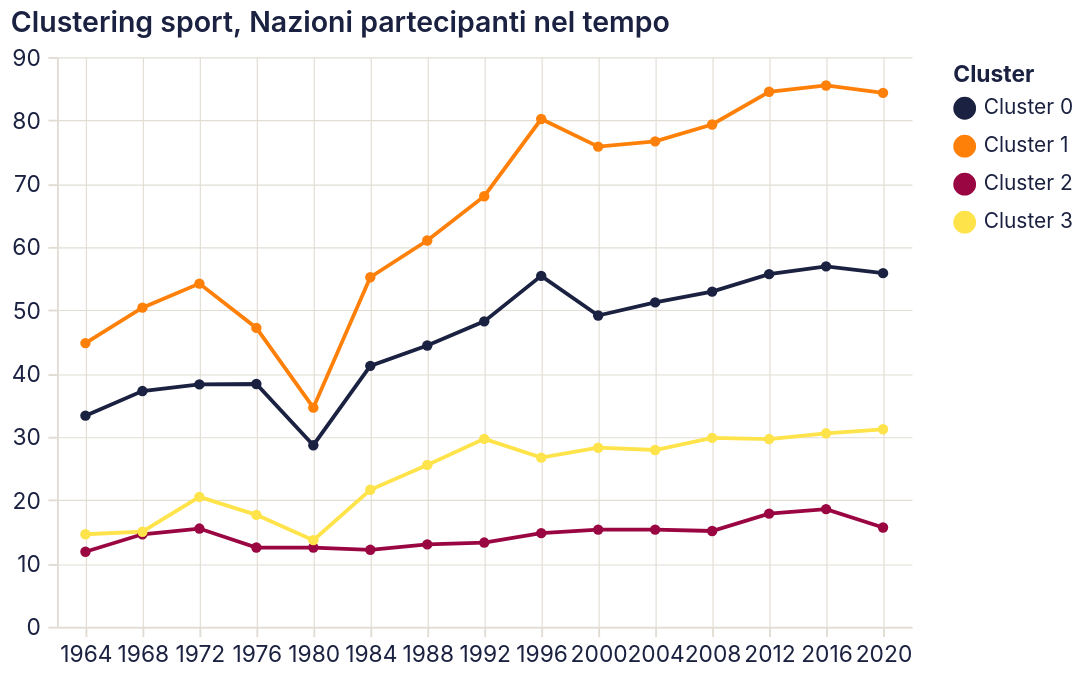

This figure's Vega-Lite source:
### Vega-Lite specification from a JSON file in a GitHub repository (floating-point values rounded to 4 significant figures)
{"$schema": "https://vega.github.io/schema/vega-lite/v5.20.1.json", "config": {"arc": {"fill": "#1b2140"}, "area": {"fill": "#1b2140", "fillOpacity": 0.15, "line": true}, "axis": {"domainColor": "#e2ddd4", "grid": true, "gridColor": "#e2ddd4", "gridWidth": 0.6, "labelAngle": 0, "labelColor": "#1b2140", "labelFont": "Inter, system-ui, -apple-system, BlinkMacSystemFont, 'Segoe UI', Roboto, sans-serif", "labelFontSize": 12, "labelFontWeight": 400, "labelPadding": 4, "tickColor": "#e2ddd4", "tickSize": 5, "titleColor": "#1b2140", "titleFont": "Inter, system-ui, -apple-system, BlinkMacSystemFont, 'Segoe UI', Roboto, sans-serif", "titleFontSize": 12, "titleFontWeight": 600}, "axisBand": {"grid": false}, "background": "transparent", "bar": {"fill": "#1b2140"}, "legend": {"labelColor": "#1b2140", "labelFont": "Inter, system-ui, -apple-system, BlinkMacSystemFont, 'Segoe UI', Roboto, sans-serif", "labelFontSize": 11, "padding": 4, "symbolType": "circle", "titleColor": "#1b2140", "titleFont": "Inter, system-ui, -apple-system, BlinkMacSystemFont, 'Segoe UI', Roboto, sans-serif", "titleFontSize": 12}, "line": {"stroke": "#1b2140", "strokeWidth": 2}, "mark": {"color": "#1b2140"}, "path": {"stroke": "#1b2140"}, "point": {"fill": "#1b2140", "filled": true}, "range": {"category": ["#1b2140", "#ff8009", "#9a0641", "#ffe34a", "#e7b6af", "#0088b0", "#e03830"]}, "rect": {"fill": "#1b2140"}, "shape": {"stroke": "#1b2140"}, "symbol": {"fill": "#1b2140"}, "title": {"anchor": "start", "color": "#1b2140", "font": "Inter, system-ui, -apple-system, BlinkMacSystemFont, 'Segoe UI', Roboto, sans-serif", "fontSize": 15, "fontWeight": 600, "subtitleColor": "#1b2140", "subtitleFont": "Inter, system-ui, -apple-system, BlinkMacSystemFont, 'Segoe UI', Roboto, sans-serif"}, "view": {"continuousHeight": 300, "continuousWidth": 400, "fill": null, "stroke": null}}, "data": {"name": "data-0ec1e6bbc912ac20094a08b4f472d81f"}, "datasets": {"data-0ec1e6bbc912ac20094a08b4f472d81f": [{"athletes_per_event": 21.05, "cluster_k4": "Cluster 0", "hhi_gold": 0.3237, "mean_gold_per_athletes": 0.2227, "mean_gold_per_popul": 2.802e-07, "n_nations": 33.33, "year": 1964}, {"athletes_per_event": 23.01, "cluster_k4": "Cluster 0", "hhi_gold": 0.2776, "mean_gold_per_athletes": 0.1717, "mean_gold_per_popul": 9.494e-08, "n_nations": 37.22, "year": 1968}, {"athletes_per_event": 23.83, "cluster_k4": "Cluster 0", "hhi_gold": 0.3799, "mean_gold_per_athletes": 0.2006, "mean_gold_per_popul": 1.087e-07, "n_nations": 38.27, "year": 1972}, {"athletes_per_event": 21.76, "cluster_k4": "Cluster 0", "hhi_gold": 0.3798, "mean_gold_per_athletes": 0.2594, "mean_gold_per_popul": 1.043e-07, "n_nations": 38.33, "year": 1976}, {"athletes_per_event": 16.62, "cluster_k4": "Cluster 0", "hhi_gold": 0.3524, "mean_gold_per_athletes": 0.2327, "mean_gold_per_popul": 1.325e-07, "n_nations": 28.67, "year": 1980}, {"athletes_per_event": 22.31, "cluster_k4": "Cluster 0", "hhi_gold": 0.3053, "mean_gold_per_athletes": 0.199, "mean_gold_per_popul": 1e-07, "n_nations": 41.2, "year": 1984}, {"athletes_per_event": 21.35, "cluster_k4": "Cluster 0", "hhi_gold": 0.2804, "mean_gold_per_athletes": 0.1638, "mean_gold_per_popul": 8.154e-08, "n_nations": 44.42, "year": 1988}, {"athletes_per_event": 24.96, "cluster_k4": "Cluster 0", "hhi_gold": 0.2784, "mean_gold_per_athletes": 0.1771, "mean_gold_per_popul": 8.431e-08, "n_nations": 48.23, "year": 1992}, {"athletes_per_event": 25.65, "cluster_k4": "Cluster 0", "hhi_gold": 0.2439, "mean_gold_per_athletes": 0.166, "mean_gold_per_popul": 6.745e-08, "n_nations": 55.42, "year": 1996}, {"athletes_per_event": 21.42, "cluster_k4": "Cluster 0", "hhi_gold": 0.245, "mean_gold_per_athletes": 0.2, "mean_gold_per_popul": 7.061e-08, "n_nations": 49.15, "year": 2000}, {"athletes_per_event": 21.15, "cluster_k4": "Cluster 0", "hhi_gold": 0.2784, "mean_gold_per_athletes": 0.2646, "mean_gold_per_popul": 8.158e-08, "n_nations": 51.23, "year": 2004}, {"athletes_per_event": 21.92, "cluster_k4": "Cluster 0", "hhi_gold": 0.2624, "mean_gold_per_athletes": 0.211, "mean_gold_per_popul": 7.37e-08, "n_nations": 52.92, "year": 2008}, {"athletes_per_event": 21.11, "cluster_k4": "Cluster 0", "hhi_gold": 0.2949, "mean_gold_per_athletes": 0.2266, "mean_gold_per_popul": 6.363e-08, "n_nations": 55.69, "year": 2012}, {"athletes_per_event": 21.29, "cluster_k4": "Cluster 0", "hhi_gold": 0.2046, "mean_gold_per_athletes": 0.2093, "mean_gold_per_popul": 6.756e-08, "n_nations": 56.92, "year": 2016}, {"athletes_per_event": 20.99, "cluster_k4": "Cluster 0", "hhi_gold": 0.2061, "mean_gold_per_athletes": 0.2323, "mean_gold_per_popul": 9.553e-08, "n_nations": 55.85, "year": 2020}, {"athletes_per_event": 57.83, "cluster_k4": "Cluster 1", "hhi_gold": 0.3632, "mean_gold_per_athletes": 0.1755, "mean_gold_per_popul": 1.215e-07, "n_nations": 44.8, "year": 1964}, {"athletes_per_event": 60.35, "cluster_k4": "Cluster 1", "hhi_gold": 0.3474, "mean_gold_per_athletes": 0.1759, "mean_gold_per_popul": 7.114e-08, "n_nations": 50.4, "year": 1968}, {"athletes_per_event": 65.2, "cluster_k4": "Cluster 1", "hhi_gold": 0.3152, "mean_gold_per_athletes": 0.1906, "mean_gold_per_popul": 1.066e-07, "n_nations": 54.2, "year": 1972}, {"athletes_per_event": 54.16, "cluster_k4": "Cluster 1", "hhi_gold": 0.3297, "mean_gold_per_athletes": 0.1685, "mean_gold_per_popul": 9.776e-08, "n_nations": 47.2, "year": 1976}, {"athletes_per_event": 41.44, "cluster_k4": "Cluster 1", "hhi_gold": 0.4511, "mean_gold_per_athletes": 0.1972, "mean_gold_per_popul": 9.516e-08, "n_nations": 34.6, "year": 1980}, {"athletes_per_event": 46.93, "cluster_k4": "Cluster 1", "hhi_gold": 0.3423, "mean_gold_per_athletes": 0.1912, "mean_gold_per_popul": 5.663e-08, "n_nations": 55.2, "year": 1984}, {"athletes_per_event": 52.26, "cluster_k4": "Cluster 1", "hhi_gold": 0.3073, "mean_gold_per_athletes": 0.1826, "mean_gold_per_popul": 1.487e-07, "n_nations": 61.0, "year": 1988}, {"athletes_per_event": 53.52, "cluster_k4": "Cluster 1", "hhi_gold": 0.2528, "mean_gold_per_athletes": 0.1318, "mean_gold_per_popul": 4.934e-08, "n_nations": 68.0, "year": 1992}, {"athletes_per_event": 56.28, "cluster_k4": "Cluster 1", "hhi_gold": 0.1699, "mean_gold_per_athletes": 0.1412, "mean_gold_per_popul": 8.834e-08, "n_nations": 80.2, "year": 1996}, {"athletes_per_event": 51.11, "cluster_k4": "Cluster 1", "hhi_gold": 0.2517, "mean_gold_per_athletes": 0.2067, "mean_gold_per_popul": 1.44e-07, "n_nations": 75.83, "year": 2000}, {"athletes_per_event": 49.84, "cluster_k4": "Cluster 1", "hhi_gold": 0.2203, "mean_gold_per_athletes": 0.1594, "mean_gold_per_popul": 1.117e-07, "n_nations": 76.67, "year": 2004}, {"athletes_per_event": 50.24, "cluster_k4": "Cluster 1", "hhi_gold": 0.276, "mean_gold_per_athletes": 0.1821, "mean_gold_per_popul": 7.692e-08, "n_nations": 79.33, "year": 2008}, {"athletes_per_event": 47.74, "cluster_k4": "Cluster 1", "hhi_gold": 0.24, "mean_gold_per_athletes": 0.1781, "mean_gold_per_popul": 1.568e-07, "n_nations": 84.5, "year": 2012}, {"athletes_per_event": 48.72, "cluster_k4": "Cluster 1", "hhi_gold": 0.2395, "mean_gold_per_athletes": 0.1611, "mean_gold_per_popul": 9.945e-08, "n_nations": 85.5, "year": 2016}, {"athletes_per_event": 44.34, "cluster_k4": "Cluster 1", "hhi_gold": 0.1889, "mean_gold_per_athletes": 0.2412, "mean_gold_per_popul": 1.001e-06, "n_nations": 84.33, "year": 2020}, {"athletes_per_event": 11.33, "cluster_k4": "Cluster 2", "hhi_gold": 0.9, "mean_gold_per_athletes": 0.0633, "mean_gold_per_popul": 4.348e-08, "n_nations": 11.83, "year": 1964}, {"athletes_per_event": 14.0, "cluster_k4": "Cluster 2", "hhi_gold": 1.0, "mean_gold_per_athletes": 0.07315, "mean_gold_per_popul": 4.079e-08, "n_nations": 14.6, "year": 1968}, {"athletes_per_event": 14.83, "cluster_k4": "Cluster 2", "hhi_gold": 0.9167, "mean_gold_per_athletes": 0.06443, "mean_gold_per_popul": 1.774e-08, "n_nations": 15.5, "year": 1972}, {"athletes_per_event": 10.5, "cluster_k4": "Cluster 2", "hhi_gold": 0.8333, "mean_gold_per_athletes": 0.06464, "mean_gold_per_popul": 1.135e-07, "n_nations": 12.5, "year": 1976}, {"athletes_per_event": 9.833, "cluster_k4": "Cluster 2", "hhi_gold": 0.75, "mean_gold_per_athletes": 0.05955, "mean_gold_per_popul": 7.791e-08, "n_nations": 12.5, "year": 1980}, {"athletes_per_event": 10.0, "cluster_k4": "Cluster 2", "hhi_gold": 0.8333, "mean_gold_per_athletes": 0.06238, "mean_gold_per_popul": 1.752e-08, "n_nations": 12.14, "year": 1984}, {"athletes_per_event": 10.64, "cluster_k4": "Cluster 2", "hhi_gold": 0.6667, "mean_gold_per_athletes": 0.04581, "mean_gold_per_popul": 1.825e-08, "n_nations": 13.0, "year": 1988}, {"athletes_per_event": 10.79, "cluster_k4": "Cluster 2", "hhi_gold": 0.7143, "mean_gold_per_athletes": 0.04618, "mean_gold_per_popul": 3.261e-08, "n_nations": 13.29, "year": 1992}, {"athletes_per_event": 11.11, "cluster_k4": "Cluster 2", "hhi_gold": 0.7222, "mean_gold_per_athletes": 0.06127, "mean_gold_per_popul": 5.385e-08, "n_nations": 14.78, "year": 1996}, {"athletes_per_event": 11.11, "cluster_k4": "Cluster 2", "hhi_gold": 0.6667, "mean_gold_per_athletes": 0.06348, "mean_gold_per_popul": 5.728e-08, "n_nations": 15.33, "year": 2000}, {"athletes_per_event": 11.33, "cluster_k4": "Cluster 2", "hhi_gold": 0.6111, "mean_gold_per_athletes": 0.06002, "mean_gold_per_popul": 4.765e-08, "n_nations": 15.33, "year": 2004}, {"athletes_per_event": 11.67, "cluster_k4": "Cluster 2", "hhi_gold": 0.7222, "mean_gold_per_athletes": 0.07213, "mean_gold_per_popul": 3.257e-08, "n_nations": 15.11, "year": 2008}, {"athletes_per_event": 13.0, "cluster_k4": "Cluster 2", "hhi_gold": 0.5714, "mean_gold_per_athletes": 0.06156, "mean_gold_per_popul": 4.161e-08, "n_nations": 17.86, "year": 2012}, {"athletes_per_event": 12.86, "cluster_k4": "Cluster 2", "hhi_gold": 0.5714, "mean_gold_per_athletes": 0.06695, "mean_gold_per_popul": 2.996e-08, "n_nations": 18.57, "year": 2016}, {"athletes_per_event": 11.5, "cluster_k4": "Cluster 2", "hhi_gold": 0.7222, "mean_gold_per_athletes": 0.08474, "mean_gold_per_popul": 3.54e-08, "n_nations": 15.67, "year": 2020}, {"athletes_per_event": 23.7, "cluster_k4": "Cluster 3", "hhi_gold": 0.725, "mean_gold_per_athletes": 0.3361, "mean_gold_per_popul": 5.445e-08, "n_nations": 14.6, "year": 1964}, {"athletes_per_event": 25.95, "cluster_k4": "Cluster 3", "hhi_gold": 0.475, "mean_gold_per_athletes": 0.3288, "mean_gold_per_popul": 3.765e-08, "n_nations": 15.0, "year": 1968}, {"athletes_per_event": 35.25, "cluster_k4": "Cluster 3", "hhi_gold": 0.625, "mean_gold_per_athletes": 0.3432, "mean_gold_per_popul": 3.68e-08, "n_nations": 20.5, "year": 1972}, {"athletes_per_event": 26.88, "cluster_k4": "Cluster 3", "hhi_gold": 0.6458, "mean_gold_per_athletes": 0.3485, "mean_gold_per_popul": 2.627e-08, "n_nations": 17.67, "year": 1976}, {"athletes_per_event": 19.33, "cluster_k4": "Cluster 3", "hhi_gold": 0.75, "mean_gold_per_athletes": 0.3796, "mean_gold_per_popul": 9.739e-08, "n_nations": 13.67, "year": 1980}, {"athletes_per_event": 32.59, "cluster_k4": "Cluster 3", "hhi_gold": 0.7969, "mean_gold_per_athletes": 0.4189, "mean_gold_per_popul": 3.832e-08, "n_nations": 21.62, "year": 1984}, {"athletes_per_event": 34.97, "cluster_k4": "Cluster 3", "hhi_gold": 0.8472, "mean_gold_per_athletes": 0.4134, "mean_gold_per_popul": 8.564e-08, "n_nations": 25.56, "year": 1988}, {"athletes_per_event": 38.75, "cluster_k4": "Cluster 3", "hhi_gold": 0.7423, "mean_gold_per_athletes": 0.4097, "mean_gold_per_popul": 3.98e-08, "n_nations": 29.67, "year": 1992}, {"athletes_per_event": 30.52, "cluster_k4": "Cluster 3", "hhi_gold": 0.7625, "mean_gold_per_athletes": 0.3032, "mean_gold_per_popul": 3.636e-08, "n_nations": 26.7, "year": 1996}, {"athletes_per_event": 27.5, "cluster_k4": "Cluster 3", "hhi_gold": 0.7358, "mean_gold_per_athletes": 0.3516, "mean_gold_per_popul": 2.449e-08, "n_nations": 28.27, "year": 2000}, {"athletes_per_event": 30.43, "cluster_k4": "Cluster 3", "hhi_gold": 0.6158, "mean_gold_per_athletes": 0.3071, "mean_gold_per_popul": 3.402e-08, "n_nations": 27.91, "year": 2004}, {"athletes_per_event": 30.41, "cluster_k4": "Cluster 3", "hhi_gold": 0.7415, "mean_gold_per_athletes": 0.3215, "mean_gold_per_popul": 1.548e-08, "n_nations": 29.82, "year": 2008}, {"athletes_per_event": 30.15, "cluster_k4": "Cluster 3", "hhi_gold": 0.7926, "mean_gold_per_athletes": 0.3379, "mean_gold_per_popul": 4.894e-08, "n_nations": 29.64, "year": 2012}, {"athletes_per_event": 30.07, "cluster_k4": "Cluster 3", "hhi_gold": 0.7528, "mean_gold_per_athletes": 0.3945, "mean_gold_per_popul": 3.351e-08, "n_nations": 30.55, "year": 2016}, {"athletes_per_event": 29.57, "cluster_k4": "Cluster 3", "hhi_gold": 0.6947, "mean_gold_per_athletes": 0.3587, "mean_gold_per_popul": 4.09e-08, "n_nations": 31.18, "year": 2020}]}, "encoding": {"color": {"field": "cluster_k4", "title": "Cluster", "type": "nominal"}, "tooltip": [{"field": "cluster_k4", "type": "nominal"}, {"field": "year", "type": "quantitative"}, {"field": "n_nations", "format": ".2f", "type": "quantitative"}], "x": {"axis": {"labelAngle": 0}, "field": "year", "title": null, "type": "ordinal"}, "y": {"field": "n_nations", "scale": {}, "title": null, "type": "quantitative"}}, "height": 300, "mark": {"point": true, "type": "line"}, "title": "Clustering sport, Nazioni partecipanti nel tempo", "width": 450}
